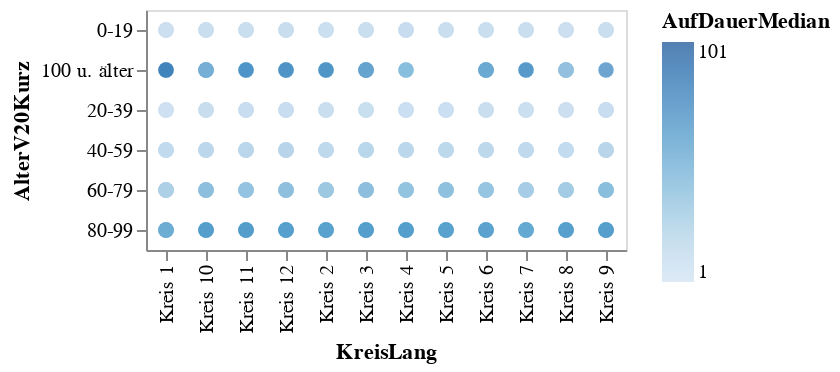

The notebook cell saved with this chart:
### Code cell
alt.Chart(data2betested).mark_circle(size=60).encode(
    x='KreisLang',
    y='AlterV20Kurz',
    color='AufDauerMedian',
    tooltip=['KreisLang','AlterV20Kurz','AufDauerMedian']
).interactive() # this makes the axes interactive: now you can zoom & pan

### Figure 1 — Vega-Lite specification as saved in the notebook (floating-point values rounded to 4 significant figures; data arrays with more than 128 entries replaced by an {"elided": "..."} marker saying what was removed)
{"config": {"view": {"continuousWidth": 400, "continuousHeight": 300}}, "data": {"name": "data-66ac47c8d57695abddbbcc77315f972a"}, "mark": {"type": "circle", "size": 60}, "encoding": {"color": {"type": "quantitative", "field": "AufDauerMedian"}, "tooltip": [{"type": "nominal", "field": "KreisLang"}, {"type": "nominal", "field": "AlterV20Kurz"}, {"type": "quantitative", "field": "AufDauerMedian"}], "x": {"type": "nominal", "field": "KreisLang"}, "y": {"type": "nominal", "field": "AlterV20Kurz"}}, "selection": {"selector005": {"type": "interval", "bind": "scales", "encodings": ["x", "y"]}}, "$schema": "https://vega.github.io/schema/vega-lite/v4.8.1.json", "datasets": {"data-66ac47c8d57695abddbbcc77315f972a": {"elided": "265 records"}}}
